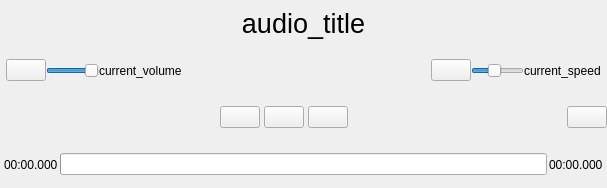
<?xml version="1.0" encoding="UTF-8"?>
<ui version="4.0">
 <class>AudioOrbitController</class>
 <widget class="QWidget" name="AudioOrbitController">
  <property name="geometry">
   <rect>
    <x>0</x>
    <y>0</y>
    <width>607</width>
    <height>188</height>
   </rect>
  </property>
  <property name="windowTitle">
   <string>Form</string>
  </property>
  <layout class="QVBoxLayout" name="verticalLayout">
   <property name="spacing">
    <number>0</number>
   </property>
   <property name="leftMargin">
    <number>0</number>
   </property>
   <property name="topMargin">
    <number>0</number>
   </property>
   <property name="rightMargin">
    <number>0</number>
   </property>
   <property name="bottomMargin">
    <number>0</number>
   </property>
   <item>
    <widget class="QLabel" name="audio_title">
     <property name="font">
      <font>
       <pointsize>20</pointsize>
      </font>
     </property>
     <property name="text">
      <string>audio_title</string>
     </property>
     <property name="alignment">
      <set>Qt::AlignmentFlag::AlignCenter</set>
     </property>
    </widget>
   </item>
   <item>
    <widget class="QWidget" name="other_control_box" native="true">
     <layout class="QHBoxLayout" name="horizontalLayout_5">
      <property name="spacing">
       <number>0</number>
      </property>
      <property name="leftMargin">
       <number>6</number>
      </property>
      <property name="topMargin">
       <number>6</number>
      </property>
      <property name="rightMargin">
       <number>6</number>
      </property>
      <property name="bottomMargin">
       <number>6</number>
      </property>
      <item>
       <widget class="QWidget" name="volume_controller" native="true">
        <property name="sizePolicy">
         <sizepolicy hsizetype="Preferred" vsizetype="Preferred">
          <horstretch>0</horstretch>
          <verstretch>0</verstretch>
         </sizepolicy>
        </property>
        <layout class="QHBoxLayout" name="horizontalLayout_2">
         <property name="spacing">
          <number>0</number>
         </property>
         <property name="leftMargin">
          <number>0</number>
         </property>
         <property name="topMargin">
          <number>0</number>
         </property>
         <property name="rightMargin">
          <number>0</number>
         </property>
         <property name="bottomMargin">
          <number>0</number>
         </property>
         <item>
          <widget class="QPushButton" name="mute_button">
           <property name="sizePolicy">
            <sizepolicy hsizetype="Minimum" vsizetype="Fixed">
             <horstretch>0</horstretch>
             <verstretch>0</verstretch>
            </sizepolicy>
           </property>
           <property name="maximumSize">
            <size>
             <width>16777215</width>
             <height>16777215</height>
            </size>
           </property>
           <property name="text">
            <string/>
           </property>
           <property name="icon">
            <iconset resource="resources.qrc">
             <normaloff>:/svg/svgs/volumemiddle.svg</normaloff>:/svg/svgs/volumemiddle.svg</iconset>
           </property>
           <property name="iconSize">
            <size>
             <width>24</width>
             <height>24</height>
            </size>
           </property>
          </widget>
         </item>
         <item>
          <widget class="QSlider" name="volume_slider">
           <property name="sizePolicy">
            <sizepolicy hsizetype="Expanding" vsizetype="Fixed">
             <horstretch>0</horstretch>
             <verstretch>0</verstretch>
            </sizepolicy>
           </property>
           <property name="maximumSize">
            <size>
             <width>16777215</width>
             <height>16777215</height>
            </size>
           </property>
           <property name="maximum">
            <number>100</number>
           </property>
           <property name="sliderPosition">
            <number>100</number>
           </property>
           <property name="orientation">
            <enum>Qt::Orientation::Horizontal</enum>
           </property>
          </widget>
         </item>
         <item>
          <widget class="QLabel" name="current_volume_label">
           <property name="text">
            <string>current_volume</string>
           </property>
          </widget>
         </item>
        </layout>
       </widget>
      </item>
      <item>
       <spacer name="horizontalSpacer_3">
        <property name="orientation">
         <enum>Qt::Orientation::Horizontal</enum>
        </property>
        <property name="sizeHint" stdset="0">
         <size>
          <width>280</width>
          <height>20</height>
         </size>
        </property>
       </spacer>
      </item>
      <item>
       <widget class="QWidget" name="speed_controller" native="true">
        <layout class="QHBoxLayout" name="horizontalLayout_6">
         <property name="spacing">
          <number>0</number>
         </property>
         <property name="leftMargin">
          <number>0</number>
         </property>
         <property name="topMargin">
          <number>0</number>
         </property>
         <property name="rightMargin">
          <number>0</number>
         </property>
         <property name="bottomMargin">
          <number>0</number>
         </property>
         <item>
          <widget class="QPushButton" name="reset_speed_button">
           <property name="text">
            <string/>
           </property>
           <property name="icon">
            <iconset resource="resources.qrc">
             <normaloff>:/svg/svgs/speed.svg</normaloff>:/svg/svgs/speed.svg</iconset>
           </property>
           <property name="iconSize">
            <size>
             <width>24</width>
             <height>24</height>
            </size>
           </property>
          </widget>
         </item>
         <item>
          <widget class="QSlider" name="speed_slider">
           <property name="minimum">
            <number>25</number>
           </property>
           <property name="maximum">
            <number>200</number>
           </property>
           <property name="value">
            <number>100</number>
           </property>
           <property name="orientation">
            <enum>Qt::Orientation::Horizontal</enum>
           </property>
          </widget>
         </item>
         <item>
          <widget class="QLabel" name="current_speed_label">
           <property name="text">
            <string>current_speed</string>
           </property>
          </widget>
         </item>
        </layout>
       </widget>
      </item>
     </layout>
    </widget>
   </item>
   <item>
    <widget class="QWidget" name="play_control_box" native="true">
     <layout class="QHBoxLayout" name="horizontalLayout_4">
      <property name="spacing">
       <number>0</number>
      </property>
      <property name="leftMargin">
       <number>0</number>
      </property>
      <property name="topMargin">
       <number>0</number>
      </property>
      <property name="rightMargin">
       <number>0</number>
      </property>
      <property name="bottomMargin">
       <number>0</number>
      </property>
      <item>
       <spacer name="horizontalSpacer">
        <property name="orientation">
         <enum>Qt::Orientation::Horizontal</enum>
        </property>
        <property name="sizeHint" stdset="0">
         <size>
          <width>91</width>
          <height>20</height>
         </size>
        </property>
       </spacer>
      </item>
      <item>
       <widget class="QWidget" name="play_controller" native="true">
        <layout class="QHBoxLayout" name="horizontalLayout_3">
         <property name="spacing">
          <number>4</number>
         </property>
         <property name="leftMargin">
          <number>2</number>
         </property>
         <property name="topMargin">
          <number>2</number>
         </property>
         <property name="rightMargin">
          <number>2</number>
         </property>
         <property name="bottomMargin">
          <number>2</number>
         </property>
         <item>
          <widget class="QPushButton" name="seek_back">
           <property name="text">
            <string/>
           </property>
           <property name="icon">
            <iconset resource="resources.qrc">
             <normaloff>:/svg/svgs/seekbackward.svg</normaloff>:/svg/svgs/seekbackward.svg</iconset>
           </property>
          </widget>
         </item>
         <item>
          <widget class="QPushButton" name="pauseorresume">
           <property name="text">
            <string/>
           </property>
           <property name="icon">
            <iconset resource="resources.qrc">
             <normaloff>:/svg/svgs/pause.svg</normaloff>:/svg/svgs/pause.svg</iconset>
           </property>
          </widget>
         </item>
         <item>
          <widget class="QPushButton" name="seek_forward">
           <property name="text">
            <string/>
           </property>
           <property name="icon">
            <iconset resource="resources.qrc">
             <normaloff>:/svg/svgs/seekforward.svg</normaloff>:/svg/svgs/seekforward.svg</iconset>
           </property>
          </widget>
         </item>
        </layout>
       </widget>
      </item>
      <item>
       <spacer name="horizontalSpacer_2">
        <property name="orientation">
         <enum>Qt::Orientation::Horizontal</enum>
        </property>
        <property name="sizeHint" stdset="0">
         <size>
          <width>91</width>
          <height>20</height>
         </size>
        </property>
       </spacer>
      </item>
      <item>
       <widget class="QPushButton" name="audio_settings">
        <property name="text">
         <string/>
        </property>
        <property name="icon">
         <iconset resource="resources.qrc">
          <normaloff>:/svg/svgs/settings.svg</normaloff>:/svg/svgs/settings.svg</iconset>
        </property>
       </widget>
      </item>
     </layout>
    </widget>
   </item>
   <item>
    <widget class="QWidget" name="progress_viewbox" native="true">
     <layout class="QHBoxLayout" name="horizontalLayout">
      <property name="spacing">
       <number>2</number>
      </property>
      <property name="leftMargin">
       <number>4</number>
      </property>
      <property name="topMargin">
       <number>4</number>
      </property>
      <property name="rightMargin">
       <number>4</number>
      </property>
      <property name="bottomMargin">
       <number>4</number>
      </property>
      <item>
       <widget class="QLabel" name="time_current">
        <property name="text">
         <string>00:00.000</string>
        </property>
       </widget>
      </item>
      <item>
       <widget class="ClickableProgressBar" name="play_progress">
        <property name="maximum">
         <number>1000</number>
        </property>
        <property name="value">
         <number>0</number>
        </property>
        <property name="format">
         <string/>
        </property>
       </widget>
      </item>
      <item>
       <widget class="QLabel" name="time_total">
        <property name="text">
         <string>00:00.000</string>
        </property>
       </widget>
      </item>
     </layout>
    </widget>
   </item>
  </layout>
 </widget>
 <customwidgets>
  <customwidget>
   <class>ClickableProgressBar</class>
   <extends>QProgressBar</extends>
   <header location="global">clickableprogressbar.h</header>
  </customwidget>
 </customwidgets>
 <resources>
  <include location="resources.qrc"/>
 </resources>
 <connections/>
</ui>
